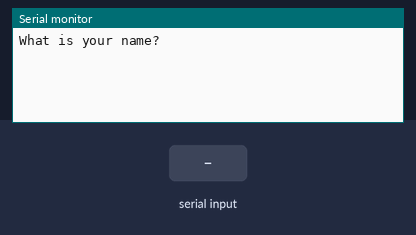
Recording of a sketch running on a simulated Arduino Uno, built with avr-gcc and run on an emulated ATmega328P. Shown: the last lines printed to the serial monitor. Inputs (shaded band) come from the test bench.

Above: at 2.2 s.
2.3 s: "1\n" received over Serial
At 2.7 s:
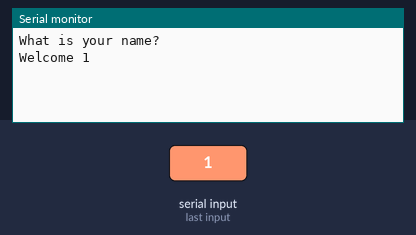
3.8 s: "0\n" received over Serial
At 5.0 s:
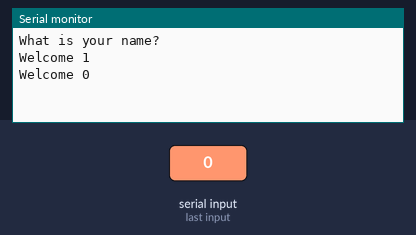
5.3 s: "2\n" received over Serial
At 6.2 s:
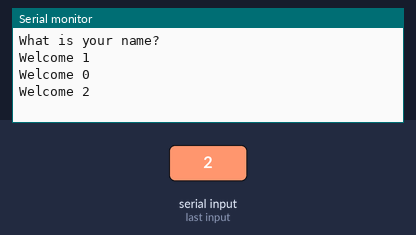

The sketch:

002_SerialMonitorInput.ino
```cpp
//A full description of this module (and many others) can be downloaded at: https://eve_arduino

String name;

void setup()
{
  Serial.begin(9600);
  delay(1000);
  Serial.println("What is your name?");
}

void loop()
{
    if(Serial.available() > 0)
    {
        name = Serial.readStringUntil('\n');
        Serial.print("Welcome ");
        Serial.println(name);
    }
}
```

Measured:
- after the input at 2.3 s, the serial monitor: prints a new line at once (image 1)
- after the input at 3.8 s, the serial monitor: prints a new line at once (image 2)
- after the input at 5.3 s, the serial monitor: prints a new line at once (image 3)
